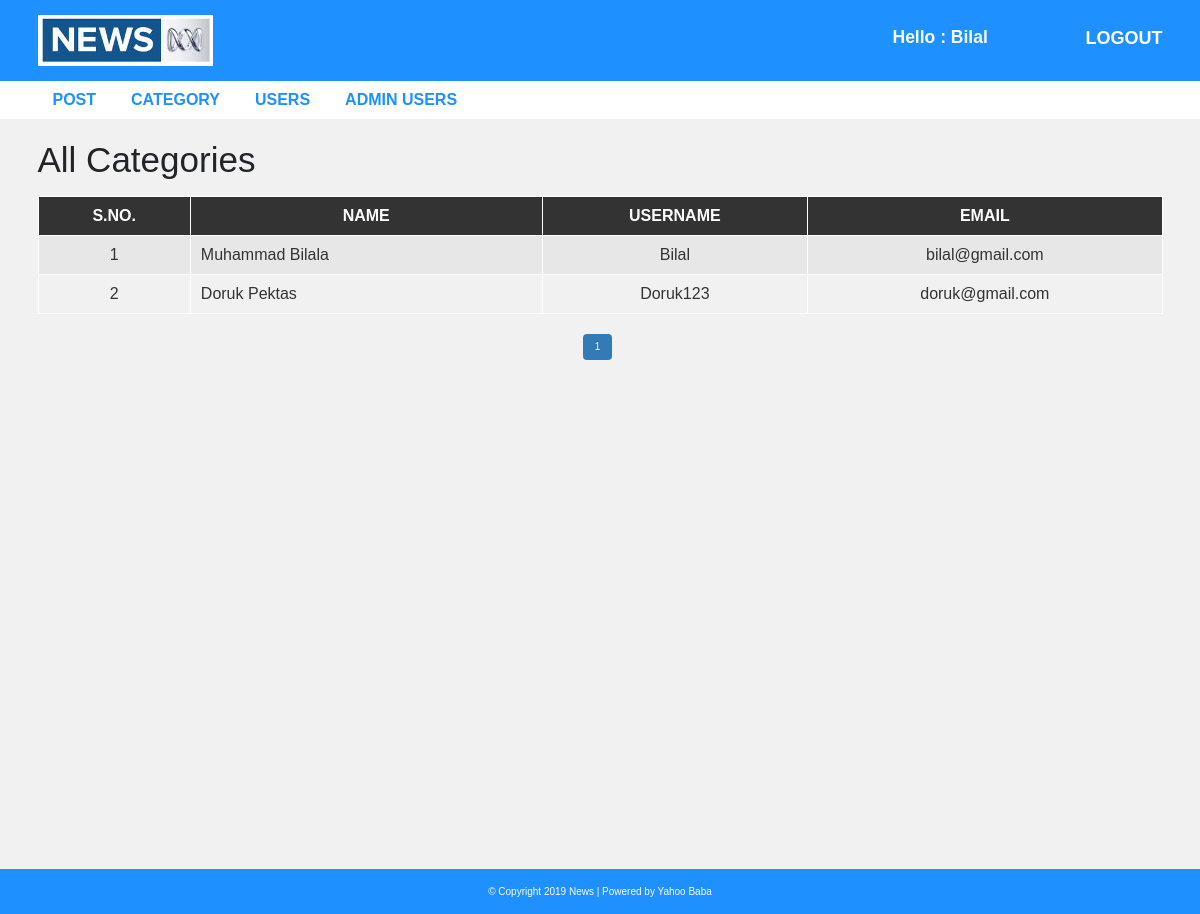
The page /admin/site_user.php (signed in) on the database its author committed.
### tables this page shows
CREATE TABLE `site_user` (
  `id` int(11) NOT NULL,
  `f_name` varchar(255) NOT NULL,
  `l_name` varchar(255) NOT NULL,
  `username` varchar(255) NOT NULL,
  `email` varchar(255) NOT NULL,
  `password` varchar(255) NOT NULL
);

### admin/site_user.php (the view, shortened to what this page needs)
<?php include "header.php"; ?>
<?php include("config.php");
?>
<div id="admin-content">
    <div class="container">
        <div class="row">
            <div class="col-md-10">
                <h1 class="admin-heading">All Categories</h1>
            </div>
            <div class="col-md-12">
                <table class="content-table">
                    <thead>
                        <th>S.No.</th>
                        <th>Name</th>
                        <th>Username</th>
                        <th>Email</th>
                    </thead>
                    <tbody>
						<?php
						$limit = 3 ;
						if(isset($_GET['page'])){
							$page = $_GET['page'];
						}else{
							$page = 1;
						}
						$offset = ($page-1)*$limit;
							$sql = mysqli_query($conn, "SELECT * FROM `site_user` ORDER BY id LIMIT {$offset}, {$limit}");
							if(mysqli_num_rows($sql)>0){
								$no = $offset + 1;
								while($row = mysqli_fetch_assoc($sql)){
									echo "
											<tr>
												<td class='id'>{$no}</td>
												<td>{$row['f_name']} {$row['l_name']}</td>
												<td>{$row['username']}</td>
												<td>{$row['email']}</td>
											</tr>
										 ";
									$no++;
								}
							}else{
								echo "<h3>Not Record Found</h3>";
							}
						?>
                    </tbody>
                </table>
				<?php
				$pagination = mysqli_query($conn, "SELECT * FROM `site_user`");
				if(mysqli_num_rows($pagination)){
					$total_records = mysqli_num_rows($pagination);
					$total_pages = ceil($total_records/$limit);
					echo "<ul class='pagination admin-pagination'>";
					for($i = 1; $i <= $total_pages; $i++){
						if($i == $page){
							$active = "active";
						}else{
							$active = "";
						}
						echo '<li class=" ' . $active . ' "><a href="site_user.php?page='.$i.'">'.$i.'</a></li>';
					}
					echo "</ul>";
				}
				?>
            </div>
        </div>
    </div>
</div>
<?php include "footer.php"; ?>

### css/style.css (style rules this page uses)
body { background: #f1f1f1; font-family: sans-serif,arial,Helvetica; }
a, a:hover, a:focus { text-decoration: none; outline: none; }
ul { margin:0; padding:0; list-style:none; }
#admin-content { padding: 20px 0; min-height: 750px; }
#admin-content .admin-heading { font-size: 35px; margin: 0 0 15px; }
#admin-content .content-table { border: 1px solid #000; width: 100%; margin: 0 0 20px; }
#admin-content .content-table thead { color: #fff; background-color: #333; }
#admin-content .content-table th { padding: 10px; border: 1px solid #fff; font-weight: 600; text-align: center; text-transform: uppercase; }
#admin-content .content-table tbody { color: #333; }
#admin-content .content-table tbody tr { background-color: #e7e7e7; }
#admin-content .content-table tbody tr:nth-child(even) { background-color: transparent; }
#admin-content .content-table tbody td { padding: 10px; border: 1px solid #fff; text-align: center; }
#admin-content .content-table tbody td:nth-child(2) { text-align: left; }
#admin-content .admin-pagination { margin: 0; }
#admin-content .admin-pagination li a { display: block; }
.id, .edit, .delete { text-align:center; }
.pagination { display: block; text-align: center; margin: 0; }
.pagination li { display:inline-block; margin: 0 5px 0 0; }
.pagination li a { border: none; background: #1e90ff; color: #fff; }

### rows shown on the page
site_user: f_name "Muhammad", l_name "Bilala", username "Bilal", email "bilal@gmail.com"
site_user: f_name "Doruk", l_name "Pektas", username "Doruk123", email "doruk@gmail.com"

### other values the page prints
$_SESSION['username'] "Bilal"
